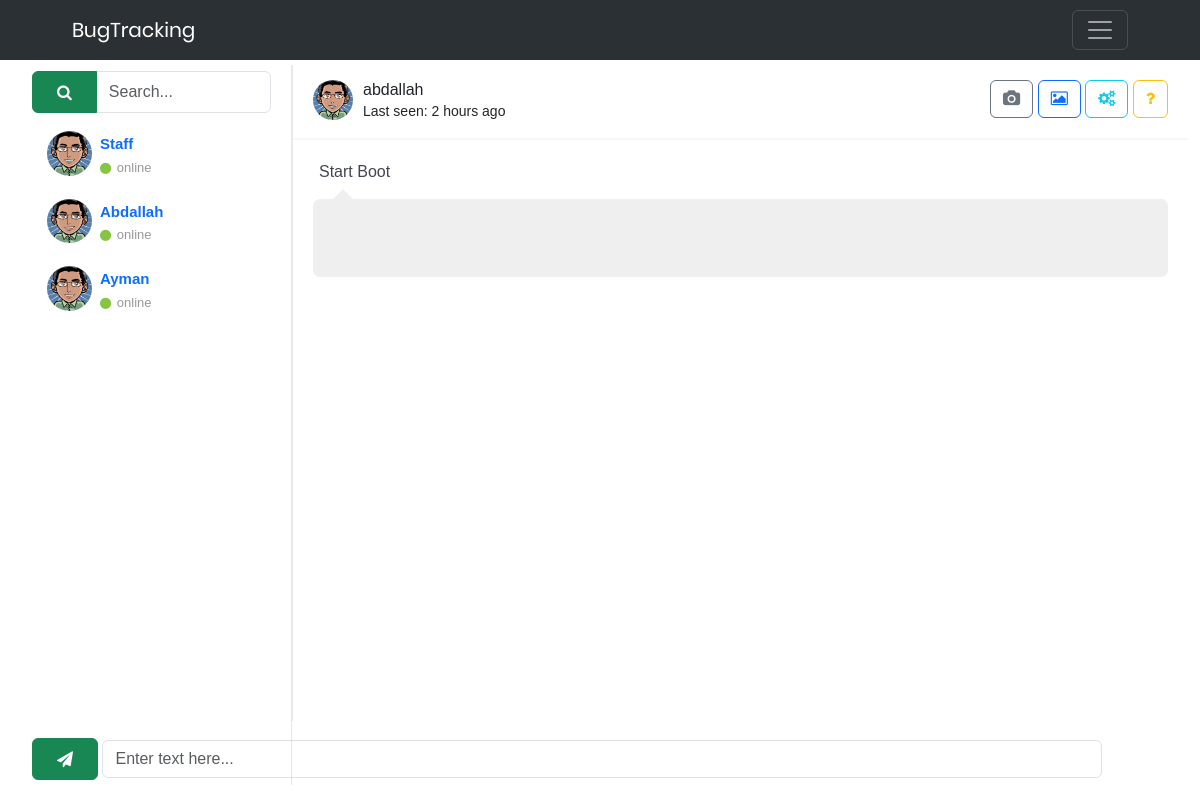
Page /views/chat.php?buttonPeople=13 (signed in) on the committed database.
### tables this page shows
CREATE TABLE `user` (
  `staffID` int(11) NOT NULL,
  `username` varchar(255) NOT NULL,
  `password` varchar(255) NOT NULL,
  `name` varchar(255) NOT NULL,
  `typeID` int(11) NOT NULL DEFAULT 0
);

### models/admin.php (called while the page is built, shortened)
<?php
class Admin extends User
{
    public function chatName($id)
    {
        $db = new DBController;
        if ($db->openConnect()) {
            $query = "SELECT name FROM user WHERE staffID='$id'";
            return $db->select($query);
        } else {
            echo "error database connection";
            return false;
        }
    }
    public function getCustomerChat()
    {
        $db = new DBController;
        if ($db->openConnect()) {
            $query = "SELECT * FROM user WHERE typeID=0";
            return $db->select($query);
        } else {
            echo "error database connection";
            return false;
        }
    }
}

### controllers/DBController.php (called while the page is built, shortened)
<?php
class DBController
{
    private $dbHost = "localhost";
    private $dbUser = "root";
    private $dbPass = "";
    private $dbName = "bug_tracking";
    public $connection;
    public function openConnect()
    {
        $this->connection = new mysqli($this->dbHost, $this->dbUser, $this->dbPass, $this->dbName);
        if ($this->connection->connect_error) {
            echo "error in connection : " . $this->connection->connect_error;
            return false;
        } else {
            return true;
        }
    }
    public function select($qry)
    {
        $result = $this->connection->query($qry);
        if (!$result) {
            echo "ERROR : " . mysqli_error($this->connection);
            return false;
        } else {
            return $result->fetch_all(MYSQLI_ASSOC);
        }
    }
}
?>

### views/chat.php (the view, shortened to what this page needs)
<?php
if (!isset($_SESSION['userType'])) {
    header("location: login.php");
} else {
    require_once "../views/includes/navbar.php";
    require_once '../models/admin.php';
    $admin = new Admin;
    if ($_SESSION['userType'] == 1) {
        $staffs = $admin->getAllStaff();
    } elseif ($_SESSION['userType'] == 0) {
        $staffs = $admin->getStaffChat();
    } else {
        $staffs = $admin->getCustomerChat();
    }
}
?>
<link href="https://maxcdn.bootstrapcdn.com/font-awesome/4.7.0/css/font-awesome.min.css" rel="stylesheet" />
<body onload="sendMsg()">
    <div class="container-fluid">
        <div class="row clearfix chat-position">
            <div class="col-lg-12 overflow-hidden">
                <div class="card chat-app">
                    <div id="plist" class="people-list">
                        <div class="input-group">
                            <div class="input-group-prepend btn btn-success">
                                <span class="input-group-text btn-send"><i class="fa fa-search"></i></span>
                            </div>
                            <input type="text" class="form-control" placeholder="Search...">
                        </div>
                        <ul class="list-unstyled chat-list mt-2 mb-0">
                            <?php
                            foreach ($staffs as $staff) {
                                ?>
                                <a href="chat.php?buttonPeople=<?php echo $staff["staffID"] ?>">
                                    <div class="<?php $staff['staffID'] ?>">
                                        <li class="clearfix" name="ahmed" id="s<?php echo $staff["staffID"] ?>">
                                            <img src="images/avatar2.png" alt="avatar">
                                            <div class="about">
                                                <div class="name text-start">
                                                    <?php
                                                    echo $staff["name"];
                                                    ?>
                                                </div>
                                                <div class="status text-start"> <i class="fa fa-circle online"></i>
                                                    online
                                                </div>
                                            </div>
                                        </li>
                                    </div>
                                </a>
                                <?php
                            }
                            ?>
                        </ul>
                    </div>
                    <?php
                    if (!empty($_GET['buttonPeople'])) {
                        ?>
                        <div>
                            <div class="chat" id="chat">
                                <div class="chat-header clearfix">
                                    <div class="row">
                                        <div class="col-lg-6">
                                            <a href="javascript:void(0);" data-toggle="modal" data-target="#view_info">
                                                <img src="images/avatar2.png" alt="avatar">
                                            </a>
                                            <div class="chat-about">
                                                <h6 class="m-b-0">
                                                    <?php
                                                    $name = $admin->chatName($_GET['buttonPeople']);
                                                    echo $name[0]['name'];
                                                    ?>
                                                </h6>
                                                <small>Last seen: 2 hours ago</small>
                                            </div>
                                        </div>
                                        <div class="col-lg-6 hidden-sm text-right">
                                            <a href="javascript:void(0);" class="btn btn-outline-secondary"><i
                                                    class="fa fa-camera"></i></a>
                                            <a href="javascript:void(0);" class="btn btn-outline-primary"><i
                                                    class="fa fa-image"></i></a>
                                            <a href="javascript:void(0);" class="btn btn-outline-info"><i
                                                    class="fa fa-cogs"></i></a>
                                            <a href="javascript:void(0);" class="btn btn-outline-warning"><i
                                                    class="fa fa-question"></i></a>
                                        </div>
                                    </div>
                                </div>
                                <div class="chat-history">
                                    <ul class="m-b-0">
                                        <li class="clearfix">
                                            <div class="message-data">
                                                <span class="message-data-time">Start Boot</span>
                                            </div>
                                            <div class="message my-message w-100">
                                                <?php
                                                echo "<br>";
                                                ?>
                                            </div>
                                        </li>
                                    </ul>
                                </div>
                            </div>
                            <?php
                            if (!empty($_GET['buttonPeople'])) {
                                ?>
                                <div class="chat-message clearfix">
                                    <button type="submit" class="input-group-prepend btn btn-success" onclick="sendMsg()">
                                        <span class="input-group-text btn-send"><i class="fa fa-send"></i></span>
                                    </button>
                                    <input type="text" class="form-control" placeholder="Enter text here..." name="msgContent"
                                        autocomplete="off" id="myMsg" style="width: 88%; display: inline-block;">
                                </div>
                            </div>
                            <?php
                            }
                    }
                    ?>
                </div>
            </div>
        </div>
    </div>
</body>
<?php require_once "../views/includes/footer.php" ?>

### views/css/main.css (style rules this page uses)
* { margin: 0px; padding: 0px; box-sizing: border-box; }
body, html { height: 100%; font-family: Poppins-Regular, sans-serif; }
a { font-family: Poppins-Regular; font-size: 14px; line-height: 1.7; color: #666666; margin: 0px; transition: all 0.4s; -webkit-transition: all 0.4s; -o-transition: all 0.4s; -moz-transition: all 0.4s; }
h1,h2,h3,h4,h5,h6 { margin: 0px; }
ul, li { margin: 0px; list-style-type: none; }
input { outline: none; border: none; }
button { outline: none !important; border: none; background: transparent; }

### views/css/style.css (style rules this page uses)
img { width: 100%; }
ol, ul { padding: 0; }
.input-group { margin-top: -14px; }
.card { background: #fff; transition: 0.5s; border: 0; margin-bottom: 30px; border-radius: 0.55rem; position: relative; width: 100%; height: 86.6vh; }
.chat { position: relative; height: 82vh; overflow: scroll; }
.chat-app .people-list { width: 280px; position: absolute; left: 0; top: 0; padding: 20px; z-index: 7; height: 90vh; border-right: 0.5px solid #90909038; }
.chat-app .chat { margin-left: 280px; border-left: 1px solid #eaeaea; }
.people-list { -moz-transition: 0.5s; -o-transition: 0.5s; -webkit-transition: 0.5s; transition: 0.5s; }
.people-list .chat-list li { padding: 10px 15px; list-style: none; border-radius: 3px; }
.people-list .chat-list li .name { font-size: 15px; }
.people-list .chat-list img { width: 45px; border-radius: 50%; }
.people-list img { float: left; border-radius: 50%; }
.people-list .about { float: left; padding-left: 8px; }
.people-list .status { color: #999; font-size: 13px; }
.chat .chat-header { padding: 15px 20px; border-bottom: 2px solid #f4f7f6; position: sticky; top: 0; background: white; z-index: 1; }
.chat .chat-header img { float: left; border-radius: 40px; width: 40px; }
.chat .chat-header .chat-about { float: left; padding-left: 10px; }
.chat .chat-history { padding: 20px; border-bottom: 2px solid #fff; }
.chat .chat-history ul { padding: 0; }
.chat .chat-history ul li { list-style: none; margin-bottom: 30px; }
.chat .chat-history ul li:last-child { margin-bottom: 0px; }
.chat .chat-history .message-data { margin-bottom: 15px; }
.chat .chat-history .message-data-time { color: #434651; padding-left: 6px; }
.chat .chat-history .message { color: #444; padding: 18px 20px; line-height: 26px; font-size: 16px; border-radius: 7px; display: inline-block; position: relative; }
.chat .chat-history .message:after { bottom: 100%; left: 7%; border: solid transparent; content: " "; height: 0; width: 0; position: absolute; pointer-events: none; border-bottom-color: #fff; border-width: 10px; margin-left: -10px; }
.chat .chat-history .my-message { background: #efefef; }
.chat .chat-history .my-message:after { bottom: 100%; left: 30px; border: solid transparent; content: " "; height: 0; width: 0; position: absolute; pointer-events: none; border-bottom-color: #efefef; border-width: 10px; margin-left: -10px; }
.container-fluid .chat-position { margin-top: 5px; }
.chat-message { padding: 20px; position: absolute; top: 94.3%; right: 0; left: 281px; }
.online, .offline, .me { margin-right: 2px; font-size: 8px; vertical-align: middle; }
.online { color: #86c541; }
.clearfix:after { visibility: hidden; display: block; font-size: 0; content: " "; clear: both; height: 0; }
.btn-send { background-color: transparent; border: none; color: white; }
.clearfix .about .name { text-transform: capitalize; font-weight: 600; }
* { margin: 0; padding: 0; font-family: "Hind Siliguri", sans-serif; }
ul, ol, dl { padding: 0; margin: 0; }
.w-100 { width: 100%; }
.about { position: relative; }
@media only screen and (min-device-width: 768px) and (max-device-width: 1024px) and (orientation: landscape) and (-webkit-min-device-pixel-ratio: 1) { .chat-message { right: 0 !important; left: 0 !important; } }
@media only screen and (min-device-width: 768px) and (max-device-width: 1024px) and (orientation: landscape) and (-webkit-min-device-pixel-ratio: 1) { .chat-app .chat-list { height: 480px; overflow-x: auto; } }
@media only screen and (min-device-width: 768px) and (max-device-width: 1024px) and (orientation: landscape) and (-webkit-min-device-pixel-ratio: 1) { .chat-app .chat-history { height: calc(100vh - 350px); overflow-x: auto; } }

### rows in the picture
user: name "Staff"
user: name "Abdallah", name "abdallah"
user: name "Ayman"
